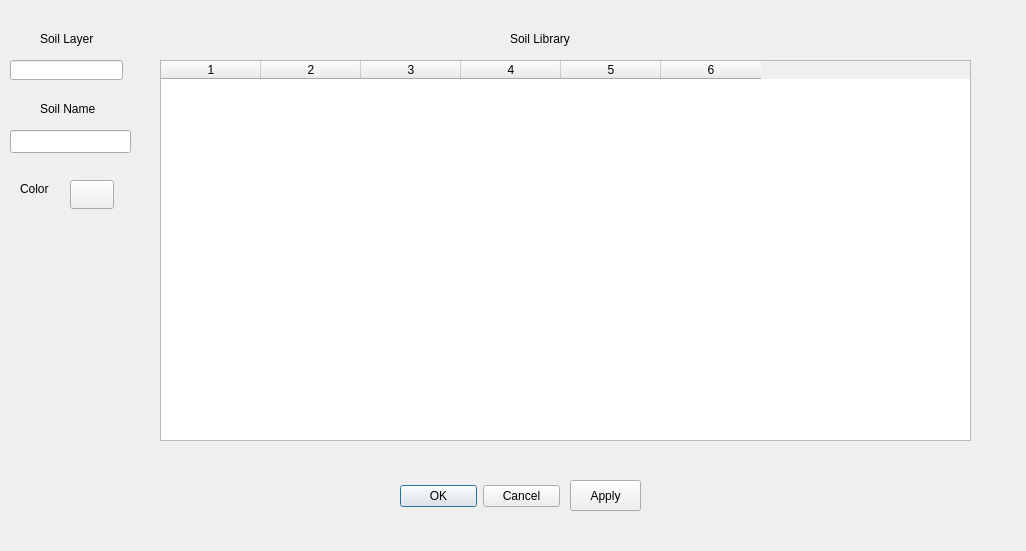
<?xml version="1.0" encoding="UTF-8"?>
<ui version="4.0">
 <class>SoilPropertiesDialog</class>
 <widget class="QDialog" name="SoilPropertiesDialog">
  <property name="geometry">
   <rect>
    <x>0</x>
    <y>0</y>
    <width>1026</width>
    <height>551</height>
   </rect>
  </property>
  <property name="windowTitle">
   <string>Soil Layer and Library Editor</string>
  </property>
  <widget class="QDialogButtonBox" name="buttonBox">
   <property name="geometry">
    <rect>
     <x>400</x>
     <y>480</y>
     <width>160</width>
     <height>32</height>
    </rect>
   </property>
   <property name="orientation">
    <enum>Qt::Horizontal</enum>
   </property>
   <property name="standardButtons">
    <set>QDialogButtonBox::Cancel|QDialogButtonBox::Ok</set>
   </property>
  </widget>
  <widget class="QLabel" name="label">
   <property name="geometry">
    <rect>
     <x>40</x>
     <y>30</y>
     <width>62</width>
     <height>18</height>
    </rect>
   </property>
   <property name="text">
    <string>Soil Layer</string>
   </property>
  </widget>
  <widget class="QLabel" name="label_2">
   <property name="geometry">
    <rect>
     <x>510</x>
     <y>30</y>
     <width>64</width>
     <height>18</height>
    </rect>
   </property>
   <property name="text">
    <string>Soil Library</string>
   </property>
  </widget>
  <widget class="QtTools::ColorButton" name="color">
   <property name="geometry">
    <rect>
     <x>70</x>
     <y>180</y>
     <width>44</width>
     <height>29</height>
    </rect>
   </property>
   <property name="text">
    <string/>
   </property>
  </widget>
  <widget class="QLabel" name="label_15">
   <property name="geometry">
    <rect>
     <x>20</x>
     <y>180</y>
     <width>31</width>
     <height>18</height>
    </rect>
   </property>
   <property name="text">
    <string>Color</string>
   </property>
  </widget>
  <widget class="QPushButton" name="applyButton">
   <property name="geometry">
    <rect>
     <x>570</x>
     <y>480</y>
     <width>71</width>
     <height>31</height>
    </rect>
   </property>
   <property name="text">
    <string>Apply</string>
   </property>
  </widget>
  <widget class="QTableWidget" name="_soilTable">
   <property name="geometry">
    <rect>
     <x>160</x>
     <y>60</y>
     <width>811</width>
     <height>381</height>
    </rect>
   </property>
   <property name="rowCount">
    <number>0</number>
   </property>
   <property name="columnCount">
    <number>6</number>
   </property>
   <column/>
   <column/>
   <column/>
   <column/>
   <column/>
   <column/>
  </widget>
  <widget class="QLabel" name="label_3">
   <property name="geometry">
    <rect>
     <x>40</x>
     <y>100</y>
     <width>64</width>
     <height>18</height>
    </rect>
   </property>
   <property name="text">
    <string>Soil Name</string>
   </property>
  </widget>
  <widget class="QLineEdit" name="currentSoilName">
   <property name="geometry">
    <rect>
     <x>10</x>
     <y>130</y>
     <width>121</width>
     <height>23</height>
    </rect>
   </property>
  </widget>
  <widget class="QLineEdit" name="layerName">
   <property name="geometry">
    <rect>
     <x>10</x>
     <y>60</y>
     <width>113</width>
     <height>20</height>
    </rect>
   </property>
  </widget>
 </widget>
 <customwidgets>
  <customwidget>
   <class>QtTools::ColorButton</class>
   <extends>QPushButton</extends>
   <header>QtTools/ColorButton.h</header>
  </customwidget>
 </customwidgets>
 <resources/>
 <connections>
  <connection>
   <sender>buttonBox</sender>
   <signal>accepted()</signal>
   <receiver>SoilPropertiesDialog</receiver>
   <slot>accept()</slot>
   <hints>
    <hint type="sourcelabel">
     <x>248</x>
     <y>254</y>
    </hint>
    <hint type="destinationlabel">
     <x>157</x>
     <y>274</y>
    </hint>
   </hints>
  </connection>
  <connection>
   <sender>buttonBox</sender>
   <signal>rejected()</signal>
   <receiver>SoilPropertiesDialog</receiver>
   <slot>reject()</slot>
   <hints>
    <hint type="sourcelabel">
     <x>316</x>
     <y>260</y>
    </hint>
    <hint type="destinationlabel">
     <x>286</x>
     <y>274</y>
    </hint>
   </hints>
  </connection>
 </connections>
</ui>
